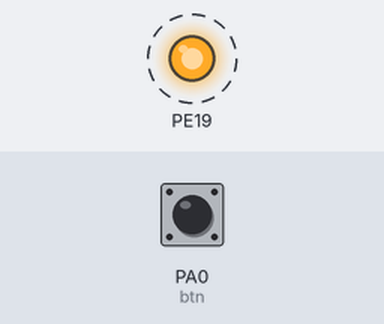
Bench run of a program on a simulated pyboard running MicroPython. Parts: output pins drawn as LEDs (lit = HIGH). Dashed ring = blinking. Inputs (shaded band) come from the test bench; at power-on: PA0 (btn) LOW.

Above: at 0.2 s.
Timing chart, 0 to 3.0 s (numbered marks = the images above):
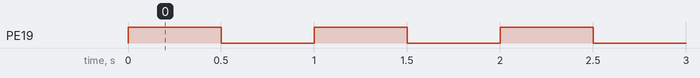

The program:

main.py
```python
# main.py the main file of the project

import pyb
from time import sleep


## Pins

# create a variable called led_green on the pin number LED_GREEN
# by default the pin is an input to create an output use : Pin.OUT
led_green = pyb.Pin('LED_GREEN', pyb.Pin.OUT)
# create a variable called led_red on the pin number LED_GREEN
led_red = pyb.Pin('LED_RED', pyb.Pin.OUT)

# create a variable called btn on the pin number PA0
btn = pyb.Pin('PA0',pyb.Pin.IN)


## constants
delay = 0.001
rebund_effect = 0.3
red_period = 0.500


## functions

def Change_State(pin):
	if led_green.value() == 1: # active high -> pressed
		led_green.off()
	else:
		led_green.on()
	sleep(rebund_effect)


## Interrupt

# Interrupt Request Query : irq
btn.irq(Change_State) #, Pin.IRQ_RISING) # rising edge not working


while True:
	led_red.on()
	sleep(red_period)
	led_red.off()
	sleep(red_period)
```

Measured:
- by itself, PE19: alternates HIGH for 0.50 s and LOW for 0.50 s
